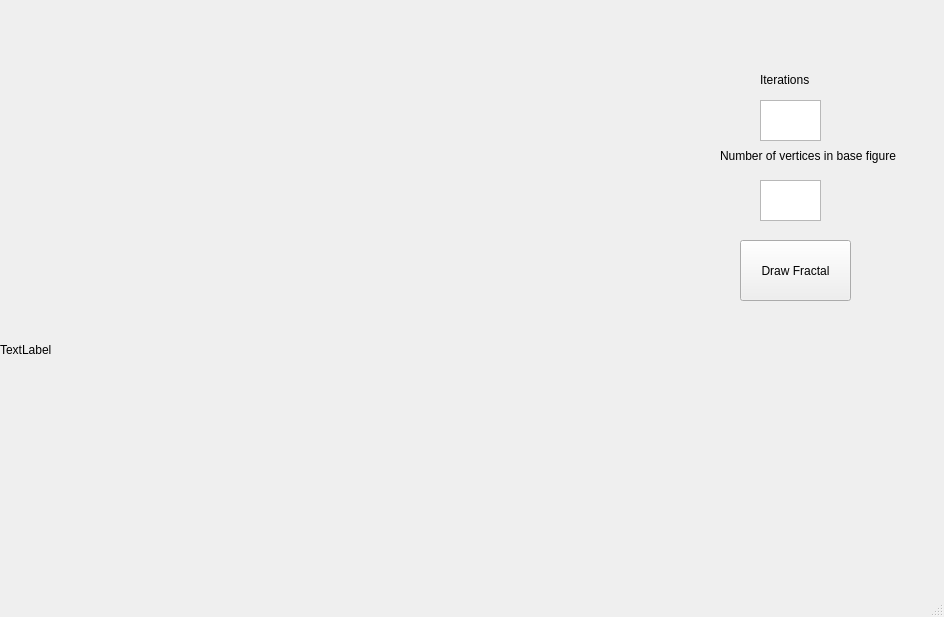
<?xml version="1.0" encoding="UTF-8"?>
<ui version="4.0">
 <class>MainWindow</class>
 <widget class="QMainWindow" name="MainWindow">
  <property name="geometry">
   <rect>
    <x>0</x>
    <y>0</y>
    <width>944</width>
    <height>617</height>
   </rect>
  </property>
  <property name="windowTitle">
   <string>MainWindow</string>
  </property>
  <widget class="QWidget" name="centralwidget">
   <widget class="QLabel" name="label">
    <property name="geometry">
     <rect>
      <x>0</x>
      <y>0</y>
      <width>700</width>
      <height>700</height>
     </rect>
    </property>
    <property name="text">
     <string>TextLabel</string>
    </property>
   </widget>
   <widget class="QPushButton" name="pushButton">
    <property name="geometry">
     <rect>
      <x>740</x>
      <y>240</y>
      <width>111</width>
      <height>61</height>
     </rect>
    </property>
    <property name="text">
     <string>Draw Fractal</string>
    </property>
   </widget>
   <widget class="QTextEdit" name="textEdit">
    <property name="geometry">
     <rect>
      <x>760</x>
      <y>180</y>
      <width>61</width>
      <height>41</height>
     </rect>
    </property>
   </widget>
   <widget class="QLabel" name="label_2">
    <property name="geometry">
     <rect>
      <x>720</x>
      <y>140</y>
      <width>241</width>
      <height>31</height>
     </rect>
    </property>
    <property name="text">
     <string>Number of vertices in base figure</string>
    </property>
   </widget>
   <widget class="QTextEdit" name="textEdit_2">
    <property name="geometry">
     <rect>
      <x>760</x>
      <y>100</y>
      <width>61</width>
      <height>41</height>
     </rect>
    </property>
   </widget>
   <widget class="QLabel" name="label_3">
    <property name="geometry">
     <rect>
      <x>760</x>
      <y>70</y>
      <width>81</width>
      <height>20</height>
     </rect>
    </property>
    <property name="text">
     <string>Iterations</string>
    </property>
   </widget>
  </widget>
  <widget class="QMenuBar" name="menubar">
   <property name="geometry">
    <rect>
     <x>0</x>
     <y>0</y>
     <width>944</width>
     <height>21</height>
    </rect>
   </property>
  </widget>
  <widget class="QStatusBar" name="statusbar"/>
 </widget>
 <resources/>
 <connections/>
</ui>
